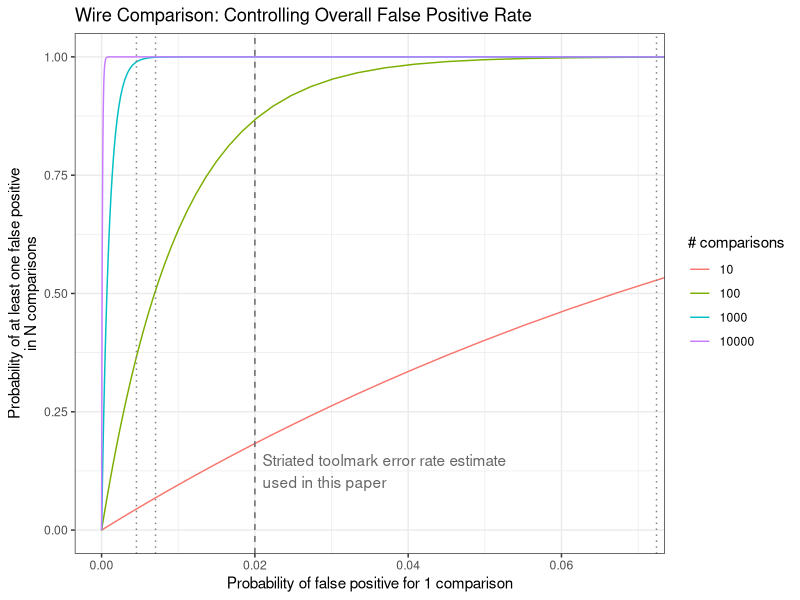

Recreate this plot in R.
## ---- chunk 1
knitr::opts_chunk$set(echo = F, message = F, warning = F)
## ---- chunk 2
library(tibble)
library(dplyr)
library(tidyr)
library(purrr)

cutting_surfaces <- tribble(
  ~type, ~length, ~surfaces, ~tools,
  "Pliers", 1.5, 2, 10,
  "Pliers", 1, 4, 3,
  "Side cutters", 1, 4, 1,
  "Side cutters", 2, 4, 2,
  "Scissors", 8, 2, 14,
  "Tin snips", 4, 2, 4,
  "Lineman pliers", 2, 4, 2,
  "Lineman pliers", 1, 4, 1,
  "Wire strippers", 1, 2, 2,
  "Long handled cutting pliers", 2, 4, 1,
  "Long handled cutting pliers", 3, 4, 1,
  "Utility knife blades", 6.2, 2, 50
) %>%
  mutate(total_cutting_length = length*surfaces*tools)

total_cutting_surface = sum(cutting_surfaces$total_cutting_length)

dad_surfaces <- tribble(
  ~type, ~length, ~surfaces, ~tools,
  "Pliers", 1.8, 2, 1,
  "Pliers", 1.6, 2, 1,
  "Pliers", 1.1, 2, 1,
  "Wire cutters", 2, 2, 1,
  "Wire cutters", 1.5, 2, 1,
  "Wire cutters", 1, 2, 2,
  "Other cutters", 8, 2, 1,
  "Other cutters", 4, 4, 1,
  "Scissors", 7.5, 2, 5,
  "Utility knife blades", 6.2, 2, 160,
  "Razor blades", 4, 2, 14,
  "Knife", 4, 2, 1,
  "Knife", 2, 2, 1,
  "Clippers", 4, 2, 1
) %>%
  mutate(total_cutting_length = length*surfaces*tools)

dad_total_cutting_surface = sum(dad_surfaces$total_cutting_length)
## ---- chunk 3
resolution <- 0.645 # res in mum
length_blade <- 15 # length in mm
wire_diam <- 2 # diameter in mm
mm_to_mum <- 1000 # conversion

obs_blade <- round(length_blade * mm_to_mum/resolution)
obs_wire <- round(wire_diam * mm_to_mum/resolution)
alg_compare <- obs_blade - obs_wire + 1

examiner_increment <- wire_diam # increment in mm
examiner_compare <- (length_blade - wire_diam)/examiner_increment + 1
## ---- chunk 4
#| label: tbl-shop-surfaces
#| tbl-cap: "Shop cutting surfaces. All lengths in cm."
#| echo: false
#| message: false
knitr::kable(cutting_surfaces %>% rename(Type = type, `Length (cm)` = length, `Cutting Surfaces` = surfaces, `# Tools` = tools, `Total Cutting Length (cm)` = total_cutting_length))
## ---- chunk 5
#| label: tbl-shop-comparisons
#| tbl-cap: "Comparions performed by tool type, assuming digital scans at a resolution of $0.625\\mu m$ and visual comparisons performed at $0.2 mm$ intervals along the test blade impression."
#| echo: false
#| message: false
comparisons <- cutting_surfaces %>%
  mutate(digital = (length*10*mm_to_mum/resolution - wire_diam*mm_to_mum/resolution + 1)*surfaces*tools,
         analog = (length*10/examiner_increment - wire_diam/examiner_increment + 1)) %>%
  group_by(type) %>%
  summarize(digital = sum(round(digital)), analog = sum(round(analog))) %>%
  rename(`Tool type` = type, Algorithm = digital, Examiner = analog)
  
compare_tbl <- bind_rows(comparisons, tibble(`Tool type` = "Total", Algorithm = sum(comparisons$Algorithm), Examiner = sum(comparisons$Examiner)))
knitr::kable(compare_tbl, format.args = list(big.mark=','))
## ---- chunk 6
#| label: tbl-garage-comparisons
#| tbl-cap: "Total cutting length of easily accessible wire-cutting tools for 4 individuals associated with the author."
#| echo: false
#| message: false
set.seed(42309427)


n_tools <- c(40, 20, 30)
n_blades <- sample(5:75, size = 3)

tool_options <- select(bind_rows(cutting_surfaces, dad_surfaces), 1:3) %>% unique()

blades <- filter(tool_options, type %in% c("Utility knife blades", "Razor blades"))

other_tools <- filter(tool_options, !type %in% c("Utility knife blades", "Razor blades"))

dad_tools <- dad_surfaces %>% 
  mutate(suspect = 4) %>% select(-total_cutting_length)

our_tools <- cutting_surfaces %>% mutate(suspect = 0) %>% select(-total_cutting_length)

sim_garages <- tibble(suspect = 1:3, n_tools = n_tools, n_blades = n_blades) %>%
  mutate(data = map2(
    n_tools, n_blades, 
    ~bind_rows(
      slice_sample(other_tools, n = .x, replace = T), 
      slice_sample(blades, n = .y, replace = T)) 
  )) %>%
  unnest(data) %>%
  group_by(suspect, type, length, surfaces) %>% 
  summarize(tools = n()) %>%
  ungroup()

garages <- bind_rows(sim_garages, dad_tools, our_tools) %>%
  group_by(suspect) %>%
   mutate(digital = (length*10*mm_to_mum/resolution - wire_diam*mm_to_mum/resolution + 1)*surfaces*tools,
         analog = (length*10/examiner_increment - wire_diam/examiner_increment + 1)*surfaces*tools) 

garage_sum <- garages %>%
  summarize(
    total_cutting_length = sum(length * surfaces * tools), 
    digital = sum(digital), 
    analog = sum(analog)) %>%
  mutate(suspect = as.character(suspect))

garage_sum_tot <- bind_rows(garage_sum, tibble(suspect = "Total", total_cutting_length = sum(garage_sum$total_cutting_length), digital = sum(garage_sum$digital), analog = sum(garage_sum$analog)))

garage_sum_tot %>%
  rename(Individual = suspect, `Total Cutting Length (cm)` = total_cutting_length, "Algorithm" = digital, "Examiner" = analog) %>%
  knitr::kable(format.args = list(big.mark = ','))
## ---- chunk 7
comparisons <- examiner_compare*2
fpr = (20+56+1)/(2842+774+220) 
fprformat = sprintf("%0.04f", fpr)
## ---- chunk 8
#| echo: false
#| message: false
#| fig-cap: Exploration of overall error rate estimates for different values of $r$, the false positive rate for a single comparison. Dotted vertical lines show false positive error rate estimates (from left to right, @bajic2020; @best2022; @mattijssen2021). 
#| label: fig-control-overall-fpr
library(ggplot2)
library(tidyr)
single_rmp = exp(seq(-1000, 0, .1))
N = c(10, 100, 1000, 10000)

res = crossing(single_rmp, N) %>%
  mutate(overall = 1 - (1 - single_rmp)^N)

ggplot(res, aes(x = single_rmp, y = overall, group = factor(N), color = factor(N))) + 
  geom_line() +
  coord_cartesian(xlim = c(0, 0.07), ylim = c(0, 1)) + 
  ylab("Probability of at least one false positive\nin N comparisons") + 
  xlab("Probability of false positive for 1 comparison") + 
  ggtitle("Wire Comparison: Controlling Overall False Positive Rate") + 
  geom_vline(xintercept = 0.02, linetype = "dashed", color = "grey40") + 
  geom_vline(xintercept = c(0.00704, 0.0724, 0.004545), linetype = "dotted", color = "grey50") + 
  annotate(geom = "text", x = 0.021, y = 0.125, label = "Striated toolmark error rate estimate\nused in this paper", color = "grey40", hjust=0) + 
  scale_color_discrete("# comparisons") + 
  theme_bw()

